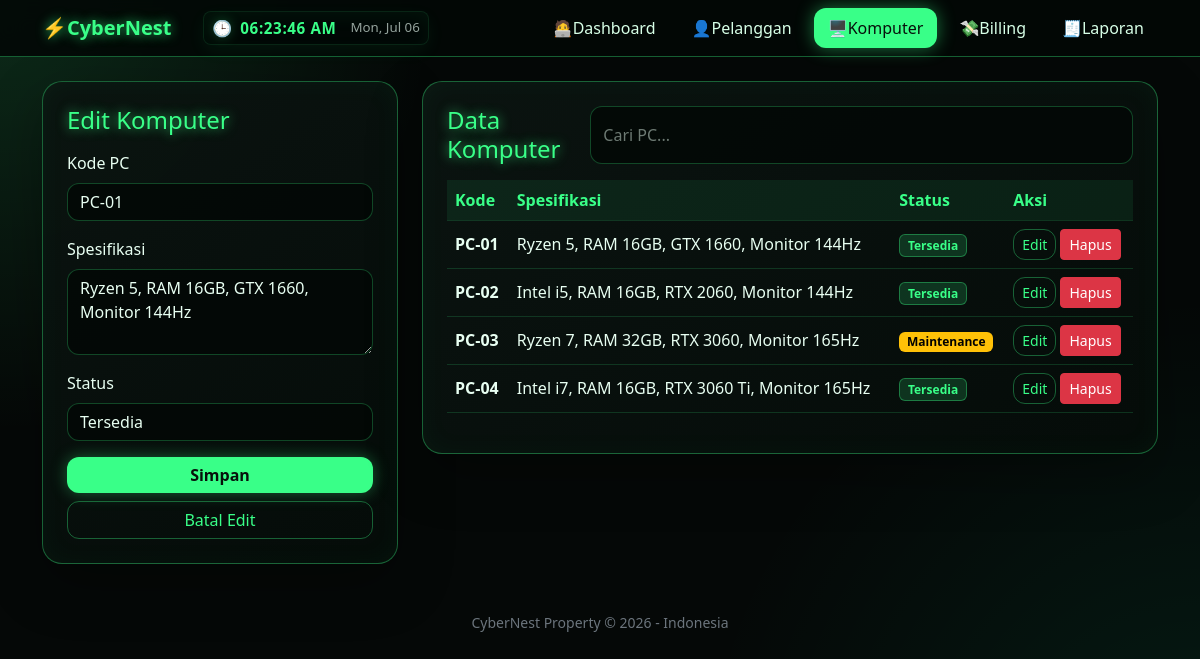
/index.php?page=komputer&edit=1, run on the app's committed database.
### tables this page shows
CREATE TABLE IF NOT EXISTS komputer (
    id_komputer INT AUTO_INCREMENT PRIMARY KEY,
    kode_pc VARCHAR(20) NOT NULL UNIQUE,
    spesifikasi TEXT NOT NULL,
    status ENUM('Tersedia','Dipakai','Maintenance') DEFAULT 'Tersedia',
    created_at TIMESTAMP DEFAULT CURRENT_TIMESTAMP
);

### index.php (called while the page is built, shortened)
<?php
$page = $_GET['page'] ?? 'dashboard';
require_once __DIR__ . '/includes/header.php';
require_once __DIR__ . '/pages/' . $page . '.php';
require_once __DIR__ . '/includes/footer.php';
?>

### includes/functions.php (called while the page is built, shortened)
<?php
function e($value) {
    return htmlspecialchars((string)$value, ENT_QUOTES, 'UTF-8');
}
?>

### pages/komputer.php (the view, shortened to what this page needs)
<?php
$edit = null;
if (isset($_GET['edit'])) {
    $stmt = $pdo->prepare('SELECT * FROM komputer WHERE id_komputer=?');
    $stmt->execute([$_GET['edit']]);
    $edit = $stmt->fetch(PDO::FETCH_ASSOC);
}
$komputer = $pdo->query('SELECT * FROM komputer ORDER BY kode_pc ASC')->fetchAll(PDO::FETCH_ASSOC);
?>
<div class="row g-4">
    <div class="col-lg-4">
        <div class="cyber-card p-4">
            <h4 class="neon-text mb-3"><?= $edit ? 'Edit Komputer' : 'Tambah Komputer' ?></h4>
            <form method="post">
                <div class="mb-3">
                    <label class="form-label">Kode PC</label>
                    <input type="text" name="kode_pc" class="form-control" placeholder="PC-01" required value="<?= e($edit['kode_pc'] ?? '') ?>">
                </div>
                <div class="mb-3">
                    <label class="form-label">Spesifikasi</label>
                    <textarea name="spesifikasi" class="form-control" rows="3" placeholder="Ryzen 5, RAM 16GB, RTX..." required><?= e($edit['spesifikasi'] ?? '') ?></textarea>
                </div>
                <div class="mb-3">
                    <label class="form-label">Status</label>
                    <select name="status" class="form-select">
                        <?php foreach (['Tersedia','Dipakai','Maintenance'] as $status): ?>
                            <option value="<?= $status ?>" <?= (($edit['status'] ?? '') === $status) ? 'selected' : '' ?>><?= $status ?></option>
                        <?php endforeach; ?>
                    </select>
                </div>
                <button class="btn btn-neon w-100" type="submit">Simpan</button>
                <?php if ($edit): ?><a class="btn btn-outline-neon w-100 mt-2" href="index.php?page=komputer">Batal Edit</a><?php endif; ?>
            </form>
        </div>
    </div>
    <div class="col-lg-8">
        <div class="cyber-card p-4">
            <div class="d-flex flex-column flex-md-row justify-content-between gap-2 mb-3">
                <h4 class="neon-text mb-0">Data Komputer</h4>
                <input id="searchTable" class="form-control" placeholder="Cari PC...">
            </div>
            <div class="table-responsive">
                <table class="table align-middle">
                    <thead><tr><th>Kode</th><th>Spesifikasi</th><th>Status</th><th>Aksi</th></tr></thead>
                    <tbody>
                    <?php foreach ($komputer as $row): ?>
                        <tr>
                            <td class="fw-bold"><?= e($row['kode_pc']) ?></td>
                            <td><?= e($row['spesifikasi']) ?></td>
                            <td>
                                <span class="badge <?= $row['status'] === 'Tersedia' ? 'badge-neon' : ($row['status'] === 'Dipakai' ? 'badge-danger-soft' : 'text-bg-warning') ?>">
                                    <?= e($row['status']) ?>
                                </span>
                            </td>
                            <td class="text-nowrap">
                                <a class="btn btn-sm btn-outline-neon" href="index.php?page=komputer&edit=<?= e($row['id_komputer']) ?>">Edit</a>
                                <form method="post" class="d-inline" onsubmit="return confirm('Hapus komputer ini?')">
                                    <button class="btn btn-sm btn-danger" type="submit">Hapus</button>
                                </form>
                            </td>
                        </tr>
                    <?php endforeach; ?>
                    </tbody>
                </table>
            </div>
        </div>
    </div>
</div>

### assets/css/style.css (style rules this page uses)
:root { --bg-main: #050807; --bg-card: #0b1411; --green: #39ff88; --green-soft: rgba(57, 255, 136, .16); --green-border: rgba(57, 255, 136, .35); --text-muted: #94a39c; }
body { min-height: 100vh; background: radial-gradient(circle at top left, rgba(57,255,136,.14), transparent 30%), radial-gradient(circle at bottom right, rgba(0,255,170,.08), transparent 35%), var(--bg-main); color: #e8fff2; font-family: system-ui, -apple-system, BlinkMacSystemFont, "Segoe UI", sans-serif; }
.neon-text { color: var(--green) !important; text-shadow: 0 0 12px rgba(57,255,136,.75); }
.cyber-card { background: linear-gradient(145deg, rgba(11,20,17,.96), rgba(5,12,9,.96)); border: 1px solid var(--green-border); border-radius: 20px; box-shadow: 0 20px 55px rgba(0, 0, 0, .32), inset 0 0 28px rgba(57,255,136,.04); }
.btn-neon { background: var(--green); color: #07100b; font-weight: 700; border: none; border-radius: 12px; box-shadow: 0 0 16px rgba(57,255,136,.35); }
.btn-outline-neon { border: 1px solid var(--green-border); color: var(--green); border-radius: 12px; }
.form-control, .form-select { background: rgba(3, 8, 6, .82); color: #e8fff2; border: 1px solid rgba(57,255,136,.25); border-radius: 12px; }
.form-control::placeholder { color: #6d7a73; }
.table { --bs-table-bg: transparent; --bs-table-color: #e8fff2; --bs-table-border-color: rgba(57,255,136,.16); }
.table thead th { color: var(--green); background: rgba(57,255,136,.08); }
.badge-neon { background: var(--green-soft); color: var(--green); border: 1px solid var(--green-border); }
a { color: var(--green); }

### data on the page
komputer: kode_pc "PC-01", spesifikasi "Ryzen 5, RAM 16GB, GTX 1660, Monitor 144Hz", status "Tersedia"
komputer: kode_pc "PC-02", spesifikasi "Intel i5, RAM 16GB, RTX 2060, Monitor 144Hz", status "Tersedia"
komputer: kode_pc "PC-03", spesifikasi "Ryzen 7, RAM 32GB, RTX 3060, Monitor 165Hz", status "Maintenance"
komputer: kode_pc "PC-04", spesifikasi "Intel i7, RAM 16GB, RTX 3060 Ti, Monitor 165Hz", status "Tersedia"
